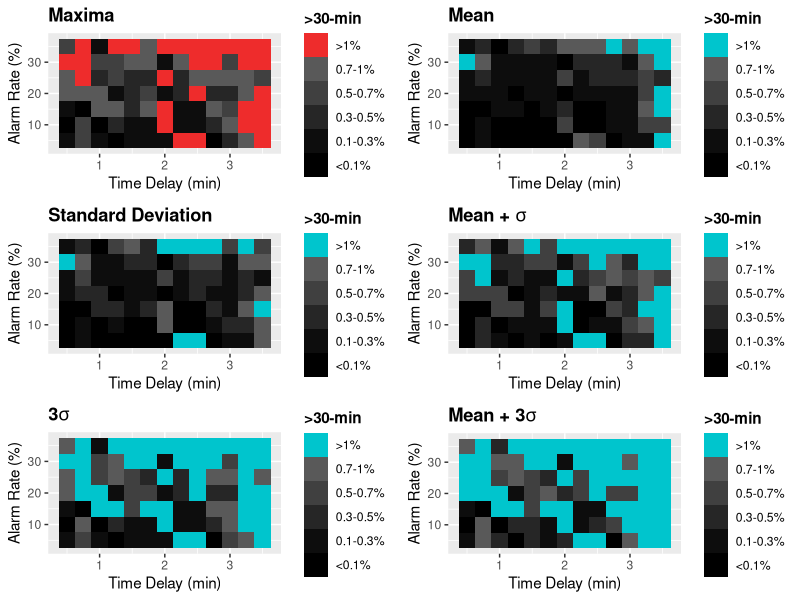

Reproduce this figure in R.
# Will Zywiec
#
# Johns Hopkins University
# Foundations of Modeling and Simulation
#
# TSA Project
# Part 2a

rm(list = ls())

library(ggplot2)

# Multiplot Function

multiplot <- function(..., plotlist=NULL, file, cols=1, layout=NULL) {
  library(grid)

  plots <- c(list(...), plotlist)

  numPlots = length(plots)

  if (is.null(layout)) {
    layout <- matrix(seq(1, cols * ceiling(numPlots/cols)),
                    ncol = cols, nrow = ceiling(numPlots/cols))
  }

 if (numPlots==1) {
    print(plots[[1]])

  } else {
    grid.newpage()
    pushViewport(viewport(layout = grid.layout(nrow(layout), ncol(layout))))

    for (i in 1:numPlots) {
      matchidx <- as.data.frame(which(layout == i, arr.ind = TRUE))

      print(plots[[i]], vp = viewport(layout.pos.row = matchidx$row,
                                      layout.pos.col = matchidx$col))
    }
  }
}

# Universal Vectors

likely <- c(0.5, 0.75, 1, 1.25, 1.5, 1.75, 2, 2.25, 2.5, 2.75, 3, 3.25, 3.5, 0.5, 0.75, 1, 1.25, 1.5, 1.75, 2, 2.25, 2.5, 2.75, 3, 3.25, 3.5, 0.5, 0.75, 1, 1.25, 1.5, 1.75, 2, 2.25, 2.5, 2.75, 3, 3.25, 3.5, 0.5, 0.75, 1, 1.25, 1.5, 1.75, 2, 2.25, 2.5, 2.75, 3, 3.25, 3.5, 0.5, 0.75, 1, 1.25, 1.5, 1.75, 2, 2.25, 2.5, 2.75, 3, 3.25, 3.5, 0.5, 0.75, 1, 1.25, 1.5, 1.75, 2, 2.25, 2.5, 2.75, 3, 3.25, 3.5, 0.5, 0.75, 1, 1.25, 1.5, 1.75, 2, 2.25, 2.5, 2.75, 3, 3.25, 3.5
)

fail <- c(5, 5, 5, 5, 5, 5, 5, 5, 5, 5, 5, 5, 5, 10, 10, 10, 10, 10, 10, 10, 10, 10, 10, 10, 10, 10, 15, 15, 15, 15, 15, 15, 15, 15, 15, 15, 15, 15, 15, 20, 20, 20, 20, 20, 20, 20, 20, 20, 20, 20, 20, 20, 25, 25, 25, 25, 25, 25, 25, 25, 25, 25, 25, 25, 25, 30, 30, 30, 30, 30, 30, 30, 30, 30, 30, 30, 30, 30, 35, 35, 35, 35, 35, 35, 35, 35, 35, 35, 35, 35, 35
)

# Vectors

record1 <- c(0.001, 0.002, 0, 0, 0, 0.001, 0, 0.001, 0, 0, 0.004, 0.001, 0.006, 0, 0.001, 0, 0, 0, 0.001, 0.001, 0.001, 0.001, 0, 0.002, 0.011, 0.004, 0, 0, 0, 0, 0, 0, 0, 0, 0, 0.001, 0.001, 0.019, 0.002, 0.004, 0, 0, 0, 0, 0.004, 0.002, 0, 0, 0.001, 0.001, 0.009, 0.003, 0, 0, 0.004, 0.005, 0.002, 0.003, 0.005, 0, 0.001, 0.007, 0.004, 0.01, 0.006, 0.007, 0.002, 0.004, 0.002, 0.001, 0.001, 0, 0.007, 0.007, 0, 0.005, 0.004, 0.006, 0.002, 0, 0.001, 0.013, 0.005, 0, 0.003, 0.032, 0.012, 0.004, 0, 0.025, 0.006
)

record2 <- c(0.001, 0, 0.002, 0, 0, 0, 0, 0, 0, 0, 0, 0.001, 0.01, 0, 0, 0, 0, 0, 0, 0.001, 0, 0, 0, 0.007, 0.007, 0, 0.001, 0, 0.009, 0, 0.004, 0, 0.019, 0, 0.001, 0.005, 0.004, 0, 0, 0, 0, 0.002, 0, 0, 0.002, 0, 0.002, 0.011, 0, 0.001, 0.004, 0.021, 0.001, 0.001, 0, 0, 0, 0, 0.009, 0.002, 0.008, 0, 0.002, 0.003, 0.005, 0.054, 0.019, 0.005, 0, 0, 0, 0.001, 0.002, 0, 0.013, 0.003, 0.008, 0.016, 0.006, 0, 0, 0.004, 0, 0.001, 0.026, 0.008, 0.004, 0.014, 0.006, 0.002, 0.013
)

record3 <- c(0, 0, 0, 0, 0, 0, 0, 0, 0, 0, 0, 0.002, 0.015, 0, 0, 0, 0, 0, 0.001, 0, 0, 0, 0, 0, 0, 0, 0, 0, 0, 0, 0, 0.001, 0, 0, 0, 0.001, 0, 0.008, 0.019, 0.007, 0.004, 0, 0.001, 0, 0, 0, 0.003, 0, 0, 0.004, 0.001, 0.01, 0.007, 0.006, 0, 0, 0, 0.001, 0, 0.004, 0.005, 0.007, 0.002, 0.007, 0.002, 0.002, 0.003, 0, 0.006, 0.001, 0, 0.001, 0, 0.013, 0.002, 0.003, 0.008, 0.003, 0.002, 0, 0, 0, 0, 0.002, 0.003, 0, 0.004, 0.005, 0.007, 0.005, 0.021
)

record4 <- c(0, 0.004, 0, 0, 0, 0, 0.001, 0.048, 0.002, 0, 0.003, 0, 0.005, 0, 0.006, 0, 0, 0, 0, 0.021, 0, 0, 0.003, 0, 0, 0.008, 0, 0, 0, 0.003, 0, 0.01, 0, 0, 0, 0.007, 0.006, 0.005, 0.036, 0.002, 0.001, 0.009, 0.001, 0.001, 0.003, 0.001, 0, 0.002, 0.003, 0.002, 0.002, 0.02, 0, 0, 0.001, 0.005, 0.004, 0, 0, 0.001, 0, 0.005, 0.007, 0.005, 0.001, 0, 0.001, 0.002, 0, 0.008, 0.009, 0.001, 0, 0.004, 0, 0, 0.024, 0.023, 0, 0.006, 0.002, 0.001, 0.019, 0.004, 0.007, 0.003, 0.001, 0.017, 0.018, 0.008, 0.015
)

record5 <- c(0, 0.005, 0, 0, 0.002, 0, 0.002, 0, 0.031, 0, 0, 0.007, 0.024, 0, 0, 0, 0.003, 0.002, 0.001, 0.002, 0, 0.002, 0.003, 0.005, 0.007, 0.018, 0, 0, 0, 0.01, 0, 0, 0.002, 0.001, 0, 0, 0, 0.006, 0.006, 0, 0.008, 0, 0, 0.004, 0.005, 0.001, 0.002, 0, 0.002, 0.002, 0.01, 0.006, 0.003, 0.014, 0, 0.001, 0, 0.001, 0.013, 0.001, 0.001, 0.001, 0.001, 0, 0.001, 0.003, 0.01, 0.003, 0.002, 0, 0.002, 0, 0.007, 0, 0, 0, 0.001, 0.014, 0, 0.011, 0, 0, 0.003, 0.009, 0, 0.007, 0.028, 0.037, 0.011, 0.026, 0.011
)

record <- vector()
dev <- vector()
ave <- vector()

for (i in 1:length(record1)) {
    record <- c(record, max(record1[[i]], record2[[i]], record3[[i]], record4[[i]], record5[[i]]))
    temp <- c(record1[[i]], record2[[i]], record3[[i]], record4[[i]], record5[[i]])
    dev <- c(dev, sd(temp))
    ave <- c(ave, mean(temp))
}

record <- record * 100
dev <- dev * 100
dev3 <- dev * 3
ave <- ave * 100
avedev <- ave + dev
avedev3 <- ave + dev3

for (i in 1:length(record)) {
    if (record[[i]] > 1) {
        record[[i]] <- 0
    }
    else if (record[[i]] <= 1 && record[[i]] >= 0.7) {
        record[[i]] <- 1
    }
    else if (record[[i]] < 0.7 && record[[i]] >= 0.5) {
        record[[i]] <- 2
    }
    else if (record[[i]] < 0.5 && record[[i]] >= 0.3) {
        record[[i]] <- 3
    }
    else if (record[[i]] < 0.3 && record[[i]] >= 0.1) {
        record[[i]] <- 4
    }
    else {
        record[[i]] <- 5
    }
}

record <- as.factor(record)

day.df <- data.frame(x = likely, y = fail, z = record) # data frame

# Standard Deviation

for (i in 1:length(dev)) {
    if (dev[[i]] > 1) {
        dev[[i]] <- 0
    }
    else if (dev[[i]] <= 1 && dev[[i]] >= 0.7) {
        dev[[i]] <- 1
    }
    else if (dev[[i]] < 0.7 && dev[[i]] >= 0.5) {
        dev[[i]] <- 2
    }
    else if (dev[[i]] < 0.5 && dev[[i]] >= 0.3) {
        dev[[i]] <- 3
    }
    else if (dev[[i]] < 0.3 && dev[[i]] >= 0.1) {
        dev[[i]] <- 4
    }
    else {
        dev[[i]] <- 5
    }
}

for (i in 1:length(dev3)) {
    if (dev3[[i]] > 1) {
        dev3[[i]] <- 0
    }
    else if (dev3[[i]] <= 1 && dev3[[i]] >= 0.7) {
        dev3[[i]] <- 1
    }
    else if (dev3[[i]] < 0.7 && dev3[[i]] >= 0.5) {
        dev3[[i]] <- 2
    }
    else if (dev3[[i]] < 0.5 && dev3[[i]] >= 0.3) {
        dev3[[i]] <- 3
    }
    else if (dev3[[i]] < 0.3 && dev3[[i]] >= 0.1) {
        dev3[[i]] <- 4
    }
    else {
        dev3[[i]] <- 5
    }
}

dev <- as.factor(dev)
dev3 <- as.factor(dev3)

dev.df <- data.frame(x = likely, y = fail, z = dev) # data frame
dev3.df <- data.frame(x = likely, y = fail, z = dev3) # data frame

# Mean

for (i in 1:length(ave)) {
    if (ave[[i]] > 1) {
        ave[[i]] <- 0
    }
    else if (ave[[i]] <= 1 && ave[[i]] >= 0.7) {
        ave[[i]] <- 1
    }
    else if (ave[[i]] < 0.7 && ave[[i]] >= 0.5) {
        ave[[i]] <- 2
    }
    else if (ave[[i]] < 0.5 && ave[[i]] >= 0.3) {
        ave[[i]] <- 3
    }
    else if (ave[[i]] < 0.3 && ave[[i]] >= 0.1) {
        ave[[i]] <- 4
    }
    else {
        ave[[i]] <- 5
    }
}

for (i in 1:length(avedev)) {
    if (avedev[[i]] > 1) {
        avedev[[i]] <- 0
    }
    else if (avedev[[i]] <= 1 && avedev[[i]] >= 0.7) {
        avedev[[i]] <- 1
    }
    else if (avedev[[i]] < 0.7 && avedev[[i]] >= 0.5) {
        avedev[[i]] <- 2
    }
    else if (avedev[[i]] < 0.5 && avedev[[i]] >= 0.3) {
        avedev[[i]] <- 3
    }
    else if (avedev[[i]] < 0.3 && avedev[[i]] >= 0.1) {
        avedev[[i]] <- 4
    }
    else {
        avedev[[i]] <- 5
    }
}

for (i in 1:length(avedev3)) {
    if (avedev3[[i]] > 1) {
        avedev3[[i]] <- 0
    }
    else if (avedev3[[i]] <= 1 && avedev3[[i]] >= 0.7) {
        avedev3[[i]] <- 1
    }
    else if (avedev3[[i]] < 0.7 && avedev3[[i]] >= 0.5) {
        avedev3[[i]] <- 2
    }
    else if (avedev3[[i]] < 0.5 && avedev3[[i]] >= 0.3) {
        avedev3[[i]] <- 3
    }
    else if (avedev3[[i]] < 0.3 && avedev3[[i]] >= 0.1) {
        avedev3[[i]] <- 4
    }
    else {
        avedev3[[i]] <- 5
    }
}

ave <- as.factor(ave)
avedev <- as.factor(avedev)
avedev3 <- as.factor(avedev3)

ave.df <- data.frame(x = likely, y = fail, z = ave) # data frame
avedev.df <- data.frame(x = likely, y = fail, z = avedev) # data frame
avedev3.df <- data.frame(x = likely, y = fail, z = avedev3) # data frame

# Plot

day.plot <- ggplot(day.df, aes(x, y)) + 
    ggtitle('Maxima') +
    geom_tile(aes(fill = z)) +
    xlab('Time Delay (min)') +
    ylab('Alarm Rate (%)') +
    scale_fill_manual(name = '>30-min', breaks = c('0', '1', '2', '3', '4', '5'), labels = c('>1%', '0.7-1%', '0.5-0.7%', '0.3-0.5%', '0.1-0.3%', '<0.1%'), values = c('firebrick2', 'gray35', 'gray25', 'gray15', 'gray5', 'black')) +
    theme(legend.title = element_text(face = 'bold'), plot.title = element_text(face = 'bold'))

dev.plot <- ggplot(dev.df, aes(x, y)) + 
    ggtitle('Standard Deviation') +
    geom_tile(aes(fill = z)) +
    xlab('Time Delay (min)') +
    ylab('Alarm Rate (%)') +
    scale_fill_manual(name = '>30-min', breaks = c('0', '1', '2', '3', '4', '5'), labels = c('>1%', '0.7-1%', '0.5-0.7%', '0.3-0.5%', '0.1-0.3%', '<0.1%'), values = c('turquoise3', 'gray35', 'gray25', 'gray15', 'gray5', 'black')) +
    theme(legend.title = element_text(face = 'bold'), plot.title = element_text(face = 'bold'))

dev3.plot <- ggplot(dev3.df, aes(x, y)) + 
    ggtitle(expression(bold(paste('3', sigma)))) +
    geom_tile(aes(fill = z)) +
    xlab('Time Delay (min)') +
    ylab('Alarm Rate (%)') +
    scale_fill_manual(name = '>30-min', breaks = c('0', '1', '2', '3', '4', '5'), labels = c('>1%', '0.7-1%', '0.5-0.7%', '0.3-0.5%', '0.1-0.3%', '<0.1%'), values = c('turquoise3', 'gray35', 'gray25', 'gray15', 'gray5', 'black')) +
    theme(legend.title = element_text(face = 'bold'))

ave.plot <- ggplot(ave.df, aes(x, y)) + 
    ggtitle('Mean') +
    geom_tile(aes(fill = z)) +
    xlab('Time Delay (min)') +
    ylab('Alarm Rate (%)') +
    scale_fill_manual(name = '>30-min', breaks = c('0', '1', '2', '3', '4', '5'), labels = c('>1%', '0.7-1%', '0.5-0.7%', '0.3-0.5%', '0.1-0.3%', '<0.1%'), values = c('turquoise3', 'gray35', 'gray25', 'gray15', 'gray5', 'black')) +
    theme(legend.title = element_text(face = 'bold'), plot.title = element_text(face = 'bold'))

avedev.plot <- ggplot(avedev.df, aes(x, y)) + 
    ggtitle(expression(bold(paste('Mean + ', sigma)))) +
    geom_tile(aes(fill = z)) +
    xlab('Time Delay (min)') +
    ylab('Alarm Rate (%)') +
    scale_fill_manual(name = '>30-min', breaks = c('0', '1', '2', '3', '4', '5'), labels = c('>1%', '0.7-1%', '0.5-0.7%', '0.3-0.5%', '0.1-0.3%', '<0.1%'), values = c('turquoise3', 'gray35', 'gray25', 'gray15', 'gray5', 'black')) +
    theme(legend.title = element_text(face = 'bold'))

avedev3.plot <- ggplot(avedev3.df, aes(x, y)) + 
    ggtitle(expression(bold(paste('Mean + 3', sigma)))) +
    geom_tile(aes(fill = z)) +
    xlab('Time Delay (min)') +
    ylab('Alarm Rate (%)') +
    scale_fill_manual(name = '>30-min', breaks = c('0', '1', '2', '3', '4', '5'), labels = c('>1%', '0.7-1%', '0.5-0.7%', '0.3-0.5%', '0.1-0.3%', '<0.1%'), values = c('turquoise3', 'gray35', 'gray25', 'gray15', 'gray5', 'black')) +
    theme(legend.title = element_text(face = 'bold'))

multiplot(day.plot, dev.plot, dev3.plot, ave.plot, avedev.plot, avedev3.plot, cols =2)
